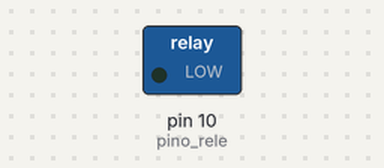
A sketch run on a simulated Arduino Uno, built with avr-gcc and run on an emulated ATmega328P. Parts: switched loads named in the sketch (green lamp = pin HIGH). Dashed ring = blinking.

Above: at 0.5 s.
Timing chart, 0 to 3.5 s (numbered marks = the images above):
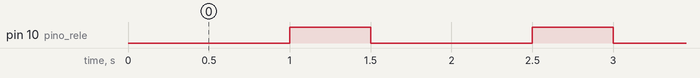

The sketch:

rele_teste01.ino
```cpp
#define pino_rele 10


void setup() {
  // put your setup code here, to run once:
  pinMode (pino_rele, OUTPUT);

}

void loop() {
  // put your main code here, to run repeatedly:
  digitalWrite ( pino_rele, LOW);
  delay (1000);

  digitalWrite ( pino_rele, HIGH);
  delay (500);

}
```

Measured:
- by itself, pin 10 (pino_rele): alternates HIGH for 0.50 s and LOW for 1.0 s
